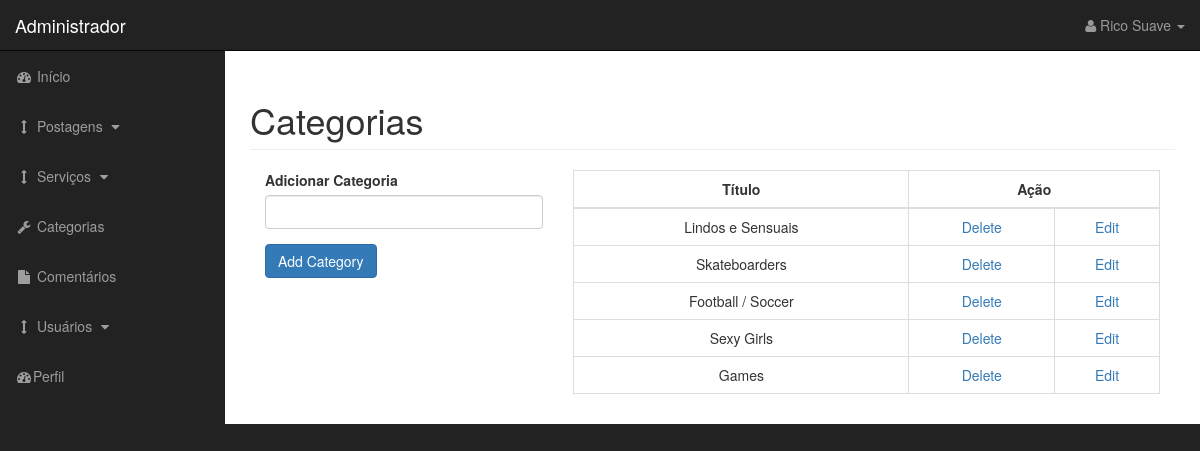
Screenshot of /admin/categories.php (signed in) with the database file from the repository.
### tables this page shows
CREATE TABLE `categories` (
  `cat_id` int(3) NOT NULL,
  `cat_title` varchar(255) NOT NULL
);

### admin/functions.php (the view, shortened to what this page needs)
<?php
  require_once('../tiago_conecta.php');
    ?>
    <?php
  function find_all_categories(){
    global $connection;
    $query = "SELECT * FROM categories;";
    $select_categories = mysqli_query($connection, $query);
    while ($row = mysqli_fetch_assoc($select_categories)) { ?>
      <tr>
        <td><?= $row['cat_title'] ?></td>
        <td>
          <a href="categories.php?delete=<?= $row['cat_id'] ?>">
          Delete
          </a>
        </td>
        <td>
          <a href="categories.php?edit=<?= $row['cat_id'] ?>">
          Edit
          </a>
        </td>
      </tr>
      <?php
    }
  }
    ?>

### admin/css/sb-admin.css (style rules this page uses)
body { margin-top: 100px; background-color: #222; }
@media (min-width:768px) { body { margin-top: 50px; } }

### rows the page displays
categories: cat_title "Lindos e Sensuais"
categories: cat_title "Skateboarders"
categories: cat_title "Football / Soccer"
categories: cat_title "Sexy Girls"
categories: cat_title "Games"

### other values shown
$_SESSION['first_name'] "Rico"
$_SESSION['last_name'] "Suave"
